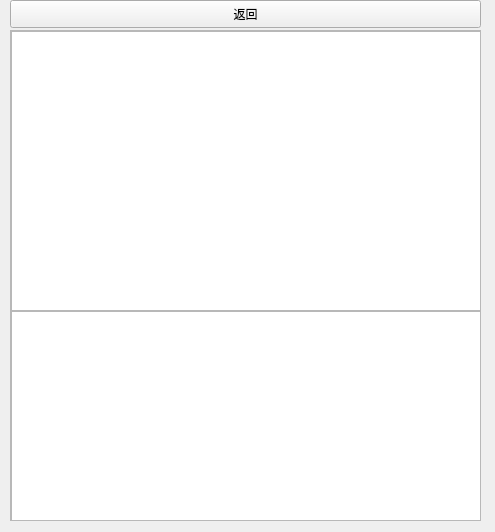
<?xml version="1.0" encoding="UTF-8"?>
<ui version="4.0">
 <class>ScanBuildWiget</class>
 <widget class="QWidget" name="ScanBuildWiget">
  <property name="geometry">
   <rect>
    <x>0</x>
    <y>0</y>
    <width>495</width>
    <height>532</height>
   </rect>
  </property>
  <property name="windowTitle">
   <string>Form</string>
  </property>
  <widget class="QScrollArea" name="scrollArea">
   <property name="geometry">
    <rect>
     <x>10</x>
     <y>30</y>
     <width>471</width>
     <height>281</height>
    </rect>
   </property>
   <property name="widgetResizable">
    <bool>true</bool>
   </property>
   <widget class="QWidget" name="scrollAreaWidgetContents">
    <property name="geometry">
     <rect>
      <x>0</x>
      <y>0</y>
      <width>469</width>
      <height>279</height>
     </rect>
    </property>
    <widget class="Browser" name="te_html">
     <property name="geometry">
      <rect>
       <x>0</x>
       <y>0</y>
       <width>471</width>
       <height>281</height>
      </rect>
     </property>
    </widget>
   </widget>
  </widget>
  <widget class="QScrollArea" name="scrollArea_2">
   <property name="geometry">
    <rect>
     <x>10</x>
     <y>310</y>
     <width>471</width>
     <height>211</height>
    </rect>
   </property>
   <property name="widgetResizable">
    <bool>true</bool>
   </property>
   <widget class="QWidget" name="scrollAreaWidgetContents_2">
    <property name="geometry">
     <rect>
      <x>0</x>
      <y>0</y>
      <width>469</width>
      <height>209</height>
     </rect>
    </property>
    <widget class="QTextEdit" name="te_res">
     <property name="geometry">
      <rect>
       <x>0</x>
       <y>0</y>
       <width>481</width>
       <height>211</height>
      </rect>
     </property>
    </widget>
   </widget>
  </widget>
  <widget class="QPushButton" name="pb_back">
   <property name="geometry">
    <rect>
     <x>10</x>
     <y>0</y>
     <width>471</width>
     <height>28</height>
    </rect>
   </property>
   <property name="text">
    <string>返回</string>
   </property>
  </widget>
 </widget>
 <customwidgets>
  <customwidget>
   <class>Browser</class>
   <extends>QTextBrowser</extends>
   <header>Browser</header>
  </customwidget>
 </customwidgets>
 <resources/>
 <connections/>
</ui>
